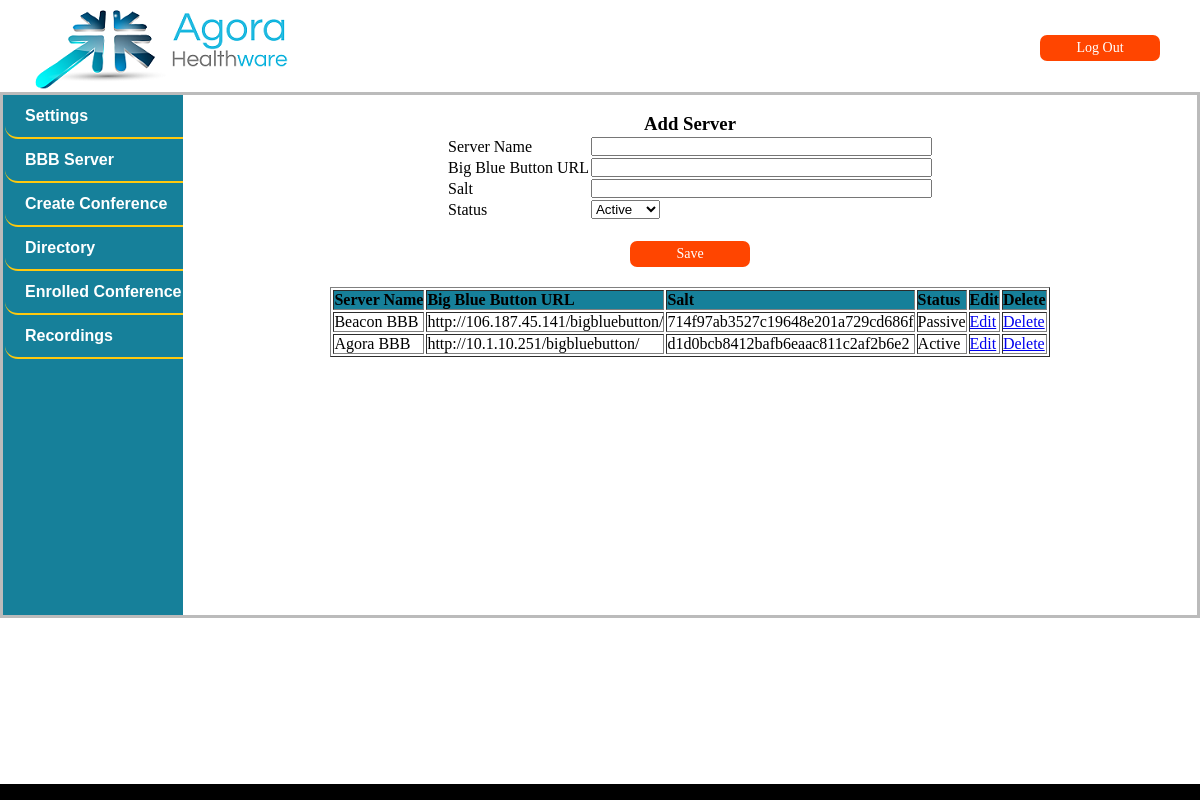
Screenshot of /server.php (signed in) with the database file from the repository.
### tables this page shows
CREATE TABLE `servers` (
  `id` int(11) NOT NULL AUTO_INCREMENT,
  `name` varchar(255) DEFAULT NULL,
  `url` varchar(255) DEFAULT NULL,
  `salt` varchar(255) DEFAULT NULL,
  `version` varchar(255) DEFAULT NULL,
  `created_at` datetime DEFAULT NULL,
  `updated_at` datetime DEFAULT NULL,
  `param` varchar(255) DEFAULT NULL,
  `status` int(1) DEFAULT NULL,
  PRIMARY KEY (`id`)
);

### classes/DBAccess.php (called while the page is built, shortened)
<?php
    class DBAccess{
        public function getAllServers(){
            $sql="select * from servers";
            return(mysql_query($sql));
        }
        public function checkServerInUse($id){
            $flag=false;
            $sql="select * from meetings where server_id=".$id;
            $result=mysql_query($sql);
            $count=mysql_num_rows($result);
            return $flag;
        }
    }
?>

### server.php (the view, shortened to what this page needs)
<?php
    require_once('classes/DBAccess.php');
    $dbAccess = new DBAccess();
    $result=$dbAccess->getAllServers();
?>
<!doctype html>
<html lang="en">
    <head>
        <link rel="stylesheet" type="text/css" href="css/Style.css"/>
        <link rel="stylesheet" href="http://code.jquery.com/ui/1.9.1/themes/base/jquery-ui.css" />
        <link rel="stylesheet" type="text/css" href="css/jquery.alerts.css" media="screen" />
        <link rel="stylesheet" type="text/css" href="css/rhd.css"/>
    </head>
    <body>
        <?php include_once 'assets/main/HeaderNew.php'; ?>
        <?php include_once 'assets/main/LeftSideNew.php'; ?>
        <div id="rightform">
            <br>
            <h3 style="text-align: center;">Add Server</h3>
            <form method="post" action="" name="frm" onsubmit="return server();">
                <table align="center" class="rightform">
                    <tr><td>Server Name</td><td><input type="text" name="server_name"  size="40" maxlength="250"></td></tr>
                    <tr><td>Big Blue Button URL</td><td><input type="text" name="url" size="40" maxlength="250"></td></tr>
                    <tr><td>Salt</td><td><input type="text" name="salt"  size="40" maxlength="250"></td></tr>
                    <tr><td>Status</td><td>
                        <select name="status">
                            <option value="1">Active</option>
                        </select>
                    </td></tr>
                    <tr><td align="center" colspan="2">&nbsp;</td></tr>
                    <tr><td align="center" colspan="2"><input type="submit" name="submit" value="Save" class="Btn"></td></tr>
                </table>
            </form>
            <br>
            <table align="center" class="rightform" border="1">
            <tr><th>Server Name</th><th>Big Blue Button URL</th><th>Salt</th><th>Status</th><th>Edit</th><th>Delete</th></tr>
            <?php
                while($row=mysql_fetch_array($result)){
                    echo "<tr>";
                    echo "<td>".$row['name']."</td>";
                    echo "<td>".$row['url']."</td>";
                    echo "<td>".$row['salt']."</td>";
                    $status=array("Passive","Active");
                    echo "<td>".$status[$row['status']]."</td>";
                    echo "<td><a href='editserver.php?id=".$row['id']."'>Edit</a></td>";
                    echo "<td>";
                    if(!$dbAccess->checkServerInUse($row['id'])){
                        echo "<a href='deleteserver.php?id=".$row['id']."'>Delete</a>";
                    }else{
                        echo "In Use";
                    }
                    echo "</td>";
                    echo "</tr>";
                }
            ?>
            </table>
        </div>
        <?php include_once 'assets/main/FooterNew.php'; ?>
    </body>
    </html>

### css/Style.css (style rules this page uses)
* { margin: 0px; padding: 0px; }
.Btn { border-radius: 7px; display: block; text-align: center; background-color: orangered; width: 120px; height: 26px; color: white; font-size: 14px; font-family: Tahoma; border-style: hidden; }
#rightform { height: 520px; color:#000; background-color: #fff; text-align: center; }
.rightform { text-align: left; min-width: 30%; margin: 0px auto; }
th { background-color: #16809A; }

### rows the page displays
servers: name "Beacon BBB", url "http://106.187.45.141/bigbluebutton/", salt "714f97ab3527c19648e201a729cd686f", status "Passive"
servers: name "Agora BBB", url "http://10.1.10.251/bigbluebutton/", salt "d1d0bcb8412bafb6eaac811c2af2b6e2", status "Active"
